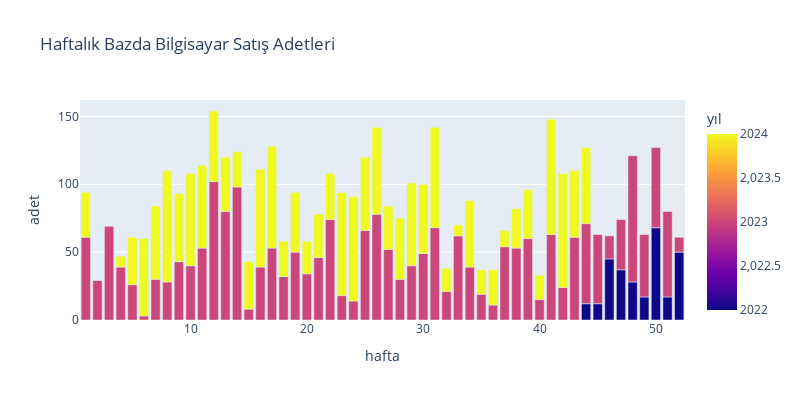
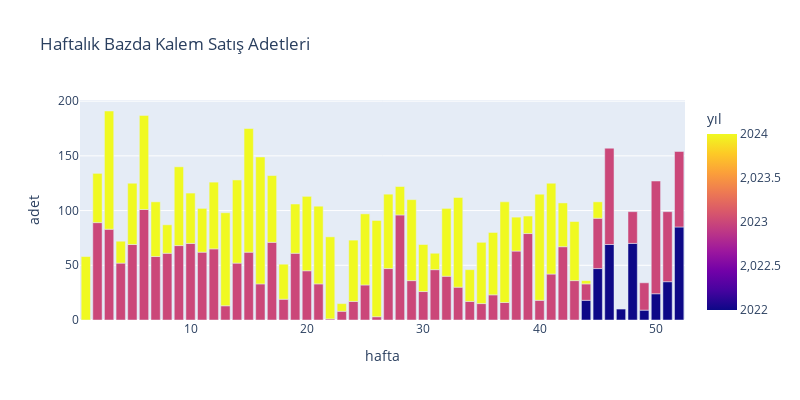
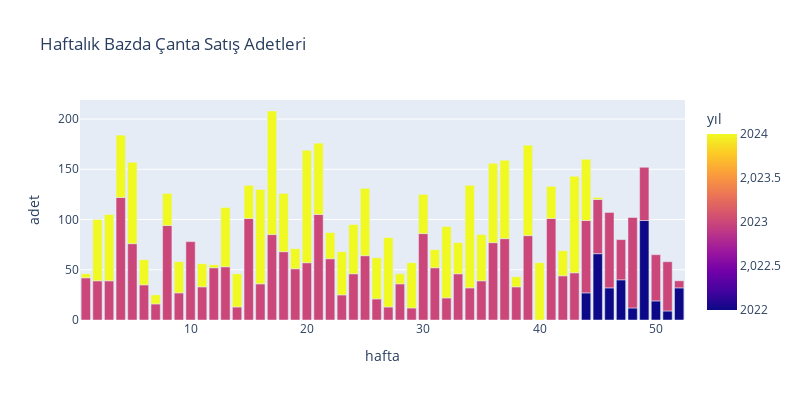
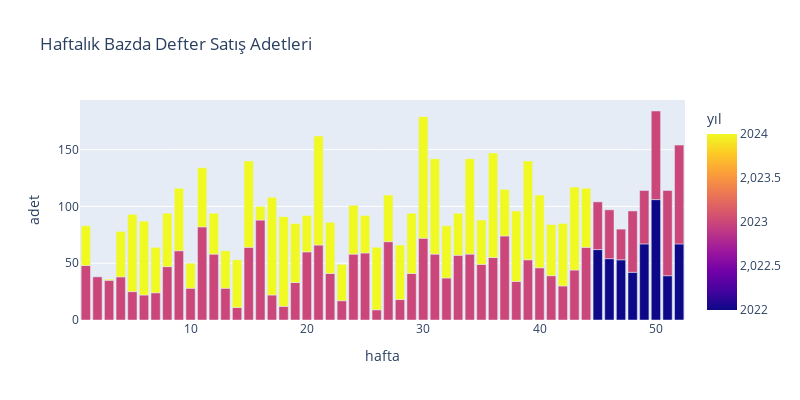

Notebook code cell kept with these figures, in order:
### Code cell
#HER ÜRÜN İÇİN ÜRÜNÜN HAFTALIK SATIS ADETİ TRENDİ
urunler = haftalikUrünSatis['ürün_adi'].unique()
for urun in urunler:
    
    aaa=haftalikUrünSatis.loc[haftalikUrünSatis["ürün_adi"] == urun]
    fig = px.bar(aaa, x='hafta', y='adet', color='yıl', barmode='group', title=f"Haftalık Bazda {urun} Satış Adetleri")
    fig.update_layout(
        width=800,   
        height=400    
    )
    
    fig.show()

### Figure 1 — Plotly figure (JSON) as saved in the notebook; plotly's stock layout.template omitted (floating-point values rounded to 4 significant figures)
{"data": [{"alignmentgroup": "True", "hovertemplate": "hafta=%{x}<br>adet=%{y}<br>yıl=%{marker.color}<extra></extra>", "legendgroup": "", "marker": {"color": [2022, 2022, 2022, 2022, 2022, 2022, 2022, 2022, 2022, 2023, 2023, 2023, 2023, 2023, 2023, 2023, 2023, 2023, 2023, 2023, 2023, 2023, 2023, 2023, 2023, 2023, 2023, 2023, 2023, 2023, 2023, 2023, 2023, 2023, 2023, 2023, 2023, 2023, 2023, 2023, 2023, 2023, 2023, 2023, 2023, 2023, 2023, 2023, 2023, 2023, 2023, 2023, 2023, 2023, 2023, 2023, 2023, 2023, 2023, 2023, 2023, 2024, 2024, 2024, 2024, 2024, 2024, 2024, 2024, 2024, 2024, 2024, 2024, 2024, 2024, 2024, 2024, 2024, 2024, 2024, 2024, 2024, 2024, 2024, 2024, 2024, 2024, 2024, 2024, 2024, 2024, 2024, 2024, 2024, 2024, 2024, 2024, 2024, 2024, 2024, 2024, 2024, 2024], "coloraxis": "coloraxis", "pattern": {"shape": ""}}, "name": "", "offsetgroup": "", "orientation": "v", "showlegend": false, "textposition": "auto", "type": "bar", "x": [44, 45, 46, 47, 48, 49, 50, 51, 52, 1, 2, 3, 4, 5, 6, 7, 8, 9, 10, 11, 12, 13, 14, 15, 16, 17, 18, 19, 20, 21, 22, 23, 24, 25, 26, 27, 28, 29, 30, 31, 32, 33, 34, 35, 36, 37, 38, 39, 40, 41, 42, 43, 44, 45, 46, 47, 48, 49, 50, 51, 52, 1, 4, 5, 6, 7, 8, 9, 10, 11, 12, 13, 14, 15, 16, 17, 18, 19, 20, 21, 22, 23, 24, 25, 26, 27, 28, 29, 30, 31, 32, 33, 34, 35, 36, 37, 38, 39, 40, 41, 42, 43, 44], "xaxis": "x", "y": [12, 12, 45, 37, 28, 17, 68, 17, 50, 61, 29, 69, 39, 26, 3, 30, 28, 43, 40, 53, 102, 80, 98, 8, 39, 53, 32, 50, 34, 46, 74, 18, 14, 66, 78, 52, 30, 40, 49, 68, 21, 62, 39, 19, 11, 54, 53, 60, 15, 63, 24, 61, 59, 51, 17, 37, 93, 46, 59, 63, 11, 33, 8, 35, 57, 54, 82, 50, 68, 61, 52, 40, 26, 35, 72, 75, 26, 44, 24, 32, 34, 76, 77, 54, 64, 32, 45, 61, 51, 74, 17, 8, 49, 18, 26, 12, 29, 36, 18, 85, 84, 49, 56], "yaxis": "y"}], "layout": {"barmode": "group", "coloraxis": {"colorbar": {"title": {"text": "yıl"}}, "colorscale": [[0, "#0d0887"], [0.1111, "#46039f"], [0.2222, "#7201a8"], [0.3333, "#9c179e"], [0.4444, "#bd3786"], [0.5556, "#d8576b"], [0.6667, "#ed7953"], [0.7778, "#fb9f3a"], [0.8889, "#fdca26"], [1, "#f0f921"]]}, "height": 400, "legend": {"tracegroupgap": 0}, "title": {"text": "Haftalık Bazda Bilgisayar Satış Adetleri"}, "width": 800, "xaxis": {"anchor": "y", "domain": [0, 1], "title": {"text": "hafta"}}, "yaxis": {"anchor": "x", "domain": [0, 1], "title": {"text": "adet"}}}}

### Figure 2 — Plotly figure (JSON) as saved in the notebook; plotly's stock layout.template omitted (floating-point values rounded to 4 significant figures)
{"data": [{"alignmentgroup": "True", "hovertemplate": "hafta=%{x}<br>adet=%{y}<br>yıl=%{marker.color}<extra></extra>", "legendgroup": "", "marker": {"color": [2022, 2022, 2022, 2022, 2022, 2022, 2022, 2022, 2022, 2023, 2023, 2023, 2023, 2023, 2023, 2023, 2023, 2023, 2023, 2023, 2023, 2023, 2023, 2023, 2023, 2023, 2023, 2023, 2023, 2023, 2023, 2023, 2023, 2023, 2023, 2023, 2023, 2023, 2023, 2023, 2023, 2023, 2023, 2023, 2023, 2023, 2023, 2023, 2023, 2023, 2023, 2023, 2023, 2023, 2023, 2023, 2023, 2023, 2023, 2024, 2024, 2024, 2024, 2024, 2024, 2024, 2024, 2024, 2024, 2024, 2024, 2024, 2024, 2024, 2024, 2024, 2024, 2024, 2024, 2024, 2024, 2024, 2024, 2024, 2024, 2024, 2024, 2024, 2024, 2024, 2024, 2024, 2024, 2024, 2024, 2024, 2024, 2024, 2024, 2024, 2024, 2024, 2024, 2024], "coloraxis": "coloraxis", "pattern": {"shape": ""}}, "name": "", "offsetgroup": "", "orientation": "v", "showlegend": false, "textposition": "auto", "type": "bar", "x": [44, 45, 46, 47, 48, 49, 50, 51, 52, 2, 3, 4, 5, 6, 7, 8, 9, 10, 11, 12, 13, 14, 15, 16, 17, 18, 19, 20, 21, 22, 23, 24, 25, 26, 27, 28, 29, 30, 31, 32, 33, 34, 35, 36, 37, 38, 39, 40, 41, 42, 43, 44, 45, 46, 48, 49, 50, 51, 52, 1, 2, 3, 4, 5, 6, 7, 8, 9, 10, 11, 12, 13, 14, 15, 16, 17, 18, 19, 20, 21, 22, 23, 24, 25, 26, 27, 28, 29, 30, 31, 32, 33, 34, 35, 36, 37, 38, 39, 40, 41, 42, 43, 44, 45], "xaxis": "x", "y": [18, 47, 69, 10, 70, 9, 24, 35, 85, 89, 83, 52, 69, 101, 58, 61, 68, 70, 62, 65, 13, 52, 62, 33, 71, 19, 61, 45, 33, 1, 8, 17, 32, 3, 47, 96, 36, 26, 46, 40, 30, 17, 15, 23, 16, 63, 79, 18, 42, 67, 36, 15, 46, 88, 29, 25, 103, 64, 69, 58, 45, 108, 20, 56, 86, 50, 26, 72, 46, 40, 61, 85, 76, 113, 116, 61, 32, 45, 68, 71, 75, 7, 56, 65, 88, 68, 26, 74, 43, 15, 62, 82, 29, 56, 57, 92, 31, 16, 97, 83, 40, 54, 3, 15], "yaxis": "y"}], "layout": {"barmode": "group", "coloraxis": {"colorbar": {"title": {"text": "yıl"}}, "colorscale": [[0, "#0d0887"], [0.1111, "#46039f"], [0.2222, "#7201a8"], [0.3333, "#9c179e"], [0.4444, "#bd3786"], [0.5556, "#d8576b"], [0.6667, "#ed7953"], [0.7778, "#fb9f3a"], [0.8889, "#fdca26"], [1, "#f0f921"]]}, "height": 400, "legend": {"tracegroupgap": 0}, "title": {"text": "Haftalık Bazda Kalem Satış Adetleri"}, "width": 800, "xaxis": {"anchor": "y", "domain": [0, 1], "title": {"text": "hafta"}}, "yaxis": {"anchor": "x", "domain": [0, 1], "title": {"text": "adet"}}}}

### Figure 3 — Plotly figure (JSON) as saved in the notebook; plotly's stock layout.template omitted (floating-point values rounded to 4 significant figures)
{"data": [{"alignmentgroup": "True", "hovertemplate": "hafta=%{x}<br>adet=%{y}<br>yıl=%{marker.color}<extra></extra>", "legendgroup": "", "marker": {"color": [2022, 2022, 2022, 2022, 2022, 2022, 2022, 2022, 2022, 2023, 2023, 2023, 2023, 2023, 2023, 2023, 2023, 2023, 2023, 2023, 2023, 2023, 2023, 2023, 2023, 2023, 2023, 2023, 2023, 2023, 2023, 2023, 2023, 2023, 2023, 2023, 2023, 2023, 2023, 2023, 2023, 2023, 2023, 2023, 2023, 2023, 2023, 2023, 2023, 2023, 2023, 2023, 2023, 2023, 2023, 2023, 2023, 2023, 2023, 2023, 2024, 2024, 2024, 2024, 2024, 2024, 2024, 2024, 2024, 2024, 2024, 2024, 2024, 2024, 2024, 2024, 2024, 2024, 2024, 2024, 2024, 2024, 2024, 2024, 2024, 2024, 2024, 2024, 2024, 2024, 2024, 2024, 2024, 2024, 2024, 2024, 2024, 2024, 2024, 2024, 2024, 2024, 2024, 2024], "coloraxis": "coloraxis", "pattern": {"shape": ""}}, "name": "", "offsetgroup": "", "orientation": "v", "showlegend": false, "textposition": "auto", "type": "bar", "x": [44, 45, 46, 47, 48, 49, 50, 51, 52, 1, 2, 3, 4, 5, 6, 7, 8, 9, 10, 11, 12, 13, 14, 15, 16, 17, 18, 19, 20, 21, 22, 23, 24, 25, 26, 27, 28, 29, 30, 31, 32, 33, 34, 35, 36, 37, 38, 39, 41, 42, 43, 44, 45, 46, 47, 48, 49, 50, 51, 52, 1, 2, 3, 4, 5, 6, 7, 8, 9, 11, 12, 13, 14, 15, 16, 17, 18, 19, 20, 21, 22, 23, 24, 25, 26, 27, 28, 29, 30, 31, 32, 33, 34, 35, 36, 37, 38, 39, 40, 41, 42, 43, 44, 45], "xaxis": "x", "y": [27, 66, 32, 40, 12, 99, 19, 9, 32, 42, 39, 39, 122, 76, 35, 16, 94, 27, 78, 33, 52, 53, 13, 101, 36, 85, 68, 51, 57, 105, 61, 25, 46, 64, 21, 13, 36, 12, 86, 52, 22, 46, 32, 39, 77, 81, 33, 84, 101, 44, 47, 72, 54, 75, 40, 90, 53, 46, 49, 7, 4, 61, 66, 62, 81, 25, 9, 32, 31, 23, 3, 59, 33, 33, 94, 123, 58, 20, 112, 71, 26, 43, 49, 67, 41, 69, 10, 45, 39, 18, 71, 31, 102, 46, 79, 78, 10, 90, 57, 32, 25, 96, 61, 2], "yaxis": "y"}], "layout": {"barmode": "group", "coloraxis": {"colorbar": {"title": {"text": "yıl"}}, "colorscale": [[0, "#0d0887"], [0.1111, "#46039f"], [0.2222, "#7201a8"], [0.3333, "#9c179e"], [0.4444, "#bd3786"], [0.5556, "#d8576b"], [0.6667, "#ed7953"], [0.7778, "#fb9f3a"], [0.8889, "#fdca26"], [1, "#f0f921"]]}, "height": 400, "legend": {"tracegroupgap": 0}, "title": {"text": "Haftalık Bazda Çanta Satış Adetleri"}, "width": 800, "xaxis": {"anchor": "y", "domain": [0, 1], "title": {"text": "hafta"}}, "yaxis": {"anchor": "x", "domain": [0, 1], "title": {"text": "adet"}}}}

### Figure 4 — Plotly figure (JSON) as saved in the notebook; plotly's stock layout.template omitted (floating-point values rounded to 4 significant figures)
{"data": [{"alignmentgroup": "True", "hovertemplate": "hafta=%{x}<br>adet=%{y}<br>yıl=%{marker.color}<extra></extra>", "legendgroup": "", "marker": {"color": [2022, 2022, 2022, 2022, 2022, 2022, 2022, 2022, 2023, 2023, 2023, 2023, 2023, 2023, 2023, 2023, 2023, 2023, 2023, 2023, 2023, 2023, 2023, 2023, 2023, 2023, 2023, 2023, 2023, 2023, 2023, 2023, 2023, 2023, 2023, 2023, 2023, 2023, 2023, 2023, 2023, 2023, 2023, 2023, 2023, 2023, 2023, 2023, 2023, 2023, 2023, 2023, 2023, 2023, 2023, 2023, 2023, 2023, 2023, 2023, 2024, 2024, 2024, 2024, 2024, 2024, 2024, 2024, 2024, 2024, 2024, 2024, 2024, 2024, 2024, 2024, 2024, 2024, 2024, 2024, 2024, 2024, 2024, 2024, 2024, 2024, 2024, 2024, 2024, 2024, 2024, 2024, 2024, 2024, 2024, 2024, 2024, 2024, 2024, 2024, 2024, 2024, 2024], "coloraxis": "coloraxis", "pattern": {"shape": ""}}, "name": "", "offsetgroup": "", "orientation": "v", "showlegend": false, "textposition": "auto", "type": "bar", "x": [45, 46, 47, 48, 49, 50, 51, 52, 1, 2, 3, 4, 5, 6, 7, 8, 9, 10, 11, 12, 13, 14, 15, 16, 17, 18, 19, 20, 21, 22, 23, 24, 25, 26, 27, 28, 29, 30, 31, 32, 33, 34, 35, 36, 37, 38, 39, 40, 41, 42, 43, 44, 45, 46, 47, 48, 49, 50, 51, 52, 1, 3, 4, 5, 6, 7, 8, 9, 10, 11, 12, 13, 14, 15, 16, 17, 18, 19, 20, 21, 22, 23, 24, 25, 26, 27, 28, 29, 30, 31, 32, 33, 34, 35, 36, 37, 38, 39, 40, 41, 42, 43, 44], "xaxis": "x", "y": [62, 54, 53, 42, 67, 106, 39, 67, 48, 38, 35, 38, 25, 22, 24, 47, 61, 28, 82, 58, 28, 11, 64, 88, 22, 12, 33, 60, 66, 41, 17, 58, 59, 9, 69, 18, 41, 72, 58, 37, 57, 58, 49, 55, 74, 34, 53, 46, 39, 30, 44, 64, 42, 43, 27, 54, 47, 78, 75, 87, 35, 1, 40, 68, 65, 40, 47, 55, 22, 52, 36, 33, 42, 76, 12, 86, 79, 52, 32, 96, 45, 32, 43, 33, 55, 41, 48, 53, 107, 84, 46, 37, 84, 39, 92, 41, 62, 87, 64, 45, 55, 73, 52], "yaxis": "y"}], "layout": {"barmode": "group", "coloraxis": {"colorbar": {"title": {"text": "yıl"}}, "colorscale": [[0, "#0d0887"], [0.1111, "#46039f"], [0.2222, "#7201a8"], [0.3333, "#9c179e"], [0.4444, "#bd3786"], [0.5556, "#d8576b"], [0.6667, "#ed7953"], [0.7778, "#fb9f3a"], [0.8889, "#fdca26"], [1, "#f0f921"]]}, "height": 400, "legend": {"tracegroupgap": 0}, "title": {"text": "Haftalık Bazda Defter Satış Adetleri"}, "width": 800, "xaxis": {"anchor": "y", "domain": [0, 1], "title": {"text": "hafta"}}, "yaxis": {"anchor": "x", "domain": [0, 1], "title": {"text": "adet"}}}}
